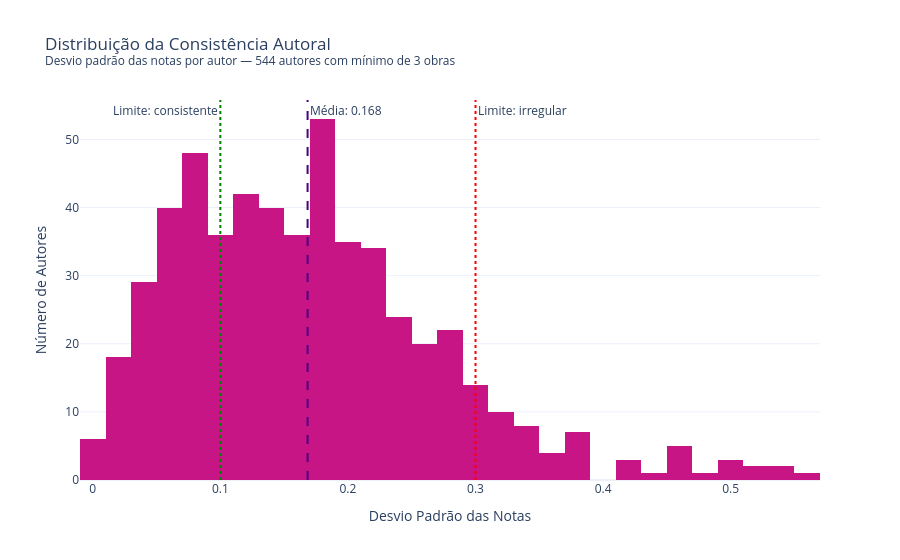

Notebook code cell kept with this figure:
### Markdown cell above
## 1. Como a Consistência se Distribui entre os Autores?

O primeiro passo é entender se a inconsistência é um fenômeno raro ou comum no catálogo. Classificamos os autores em três grupos — muito consistentes, moderados e irregulares — e visualizamos a distribuição completa do desvio padrão.

### Code cell
fig = px.histogram(
    stats,
    x='desvio_nota',
    nbins=40,
    title='Distribuição da Consistência Autoral<br><sup>Desvio padrão das notas por autor — 544 autores com mínimo de 3 obras</sup>',
    labels={'desvio_nota': 'Desvio Padrão das Notas', 'count': 'Número de Autores'},
    color_discrete_sequence=['#C71585'],
    template='plotly_white'
)

fig.add_vline(x=stats['desvio_nota'].mean(), line_dash='dash', line_color='#4B0082',
              annotation_text=f'Média: {stats["desvio_nota"].mean():.3f}',
              annotation_position='top right')

fig.add_vline(x=0.1, line_dash='dot', line_color='green',
              annotation_text='Limite: consistente', annotation_position='top left')

fig.add_vline(x=0.3, line_dash='dot', line_color='red',
              annotation_text='Limite: irregular', annotation_position='top right')

fig.update_layout(xaxis_title='Desvio Padrão das Notas', yaxis_title='Número de Autores')
fig.show()

### Figure 1 — Plotly figure (JSON) as saved in the notebook; plotly's stock layout.template omitted (floating-point values rounded to 4 significant figures; data arrays with more than 128 entries replaced by an {"elided": "..."} marker saying what was removed)
{"data": [{"bingroup": "x", "hovertemplate": "Desvio Padrão das Notas=%{x}<br>count=%{y}<extra></extra>", "legendgroup": "", "marker": {"color": "#C71585", "pattern": {"shape": ""}}, "name": "", "nbinsx": 40, "orientation": "v", "showlegend": false, "type": "histogram", "x": {"elided": "544 float values"}, "xaxis": "x", "yaxis": "y"}], "layout": {"annotations": [{"showarrow": false, "text": "Média: 0.168", "x": 0.1684, "xanchor": "left", "xref": "x", "y": 1, "yanchor": "top", "yref": "y domain"}, {"showarrow": false, "text": "Limite: consistente", "x": 0.1, "xanchor": "right", "xref": "x", "y": 1, "yanchor": "top", "yref": "y domain"}, {"showarrow": false, "text": "Limite: irregular", "x": 0.3, "xanchor": "left", "xref": "x", "y": 1, "yanchor": "top", "yref": "y domain"}], "barmode": "relative", "legend": {"tracegroupgap": 0}, "shapes": [{"line": {"color": "#4B0082", "dash": "dash"}, "type": "line", "x0": 0.1684, "x1": 0.1684, "xref": "x", "y0": 0, "y1": 1, "yref": "y domain"}, {"line": {"color": "green", "dash": "dot"}, "type": "line", "x0": 0.1, "x1": 0.1, "xref": "x", "y0": 0, "y1": 1, "yref": "y domain"}, {"line": {"color": "red", "dash": "dot"}, "type": "line", "x0": 0.3, "x1": 0.3, "xref": "x", "y0": 0, "y1": 1, "yref": "y domain"}], "title": {"text": "Distribuição da Consistência Autoral<br><sup>Desvio padrão das notas por autor — 544 autores com mínimo de 3 obras</sup>"}, "xaxis": {"anchor": "y", "domain": [0, 1], "title": {"text": "Desvio Padrão das Notas"}}, "yaxis": {"anchor": "x", "domain": [0, 1], "title": {"text": "Número de Autores"}}}}
